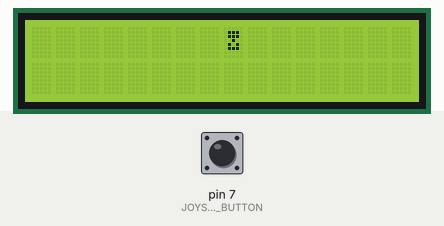
Recording of a sketch running on a simulated Arduino Uno, built with avr-gcc and run on an emulated ATmega328P. Parts: 16×2 character LCD. The test bench sets the inputs (shaded band); at power-on: pin 7 (JOYSTICK_BUTTON) HIGH.

Above: at 1.2 s.
1.3 s: pin 7 (JOYSTICK_BUTTON) pulled LOW for 0.15 s
At 1.9 s:
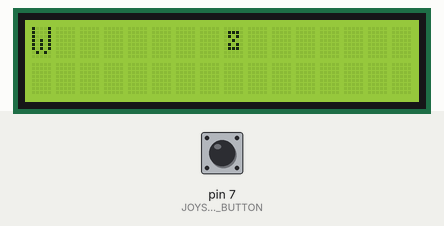
4.0 s: pin 7 (JOYSTICK_BUTTON) pulled LOW for 1 s
At 4.25 s:
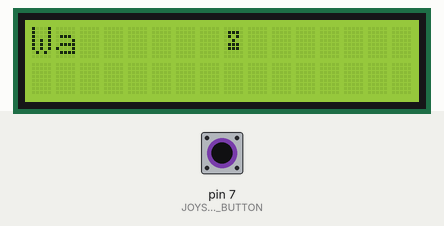
6.5 s: pin 7 (JOYSTICK_BUTTON) pulled LOW for 0.15 s
At 6.9 s:
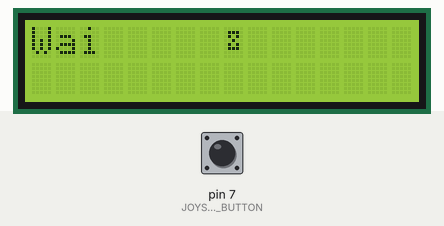
9.0 s: pin 7 (JOYSTICK_BUTTON) pulled LOW for 3.2 s
At 9.4 s:
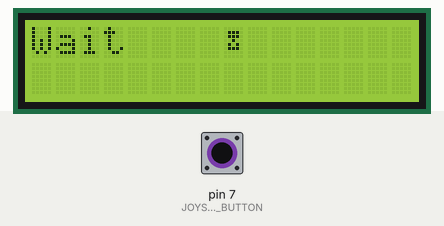
13.7 s: pin 7 (JOYSTICK_BUTTON) pulled LOW for 0.15 s
At 14.4 s:
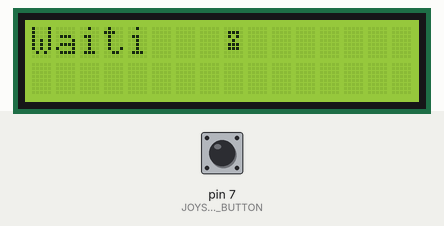
16.5 s: pin 7 (JOYSTICK_BUTTON) pulled LOW for 1 s
At 16.9 s:
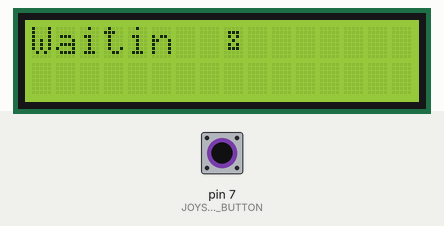
Timing chart, 0 to 19.5 s (numbered marks = the images above; inputs shaded):
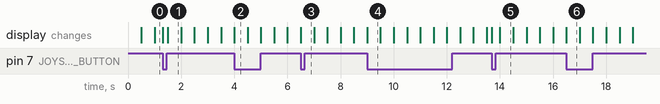

The sketch:

LCD-Arduino-Controller.ino
```cpp
#include <Wire.h>
#include <LiquidCrystal_I2C.h>

#define JOYSTICK_BUTTON 7

LiquidCrystal_I2C lcd(0x27, 16, 2);
const char message[] = "Waiting";
int letterIndex = 0;
bool buttonPressed = false;

// Timing variables
unsigned long lastButtonPress = 0;
const int buttonDebounce = 200;

unsigned long lastAnimationUpdate = 0;
const int animationInterval = 500;
int animationIndex = 0;

// Custom characters for animation
byte time1[8] = {B00000, B01110, B01110, B00100, B01010, B01110, B00000};
byte time0[8] = {B00000, B01110, B01010, B00100, B01010, B01110, B00000};
byte time3[8] = {B00000, B01110, B01010, B00100, B01110, B01110, B00000};
byte time2[8] = {B00000, B01110, B01010, B00100, B01010, B01110, B00000};

void setup() {
    pinMode(JOYSTICK_BUTTON, INPUT_PULLUP);
    lcd.init();
    lcd.backlight();

    // Store custom characters
    lcd.createChar(0, time0);
    lcd.createChar(1, time1);
    lcd.createChar(2, time2);
    lcd.createChar(3, time3);

    lcd.setCursor(0, 0);
}

void loop() {
    unsigned long currentMillis = millis();

    // Handle joystick button press without blocking
    if (digitalRead(JOYSTICK_BUTTON) == LOW && !buttonPressed && (currentMillis - lastButtonPress >= buttonDebounce)) {
        buttonPressed = true;
        lastButtonPress = currentMillis;

        if (letterIndex < strlen(message)) {
            lcd.setCursor(letterIndex, 0);
            lcd.print(message[letterIndex]);  // Display next letter
            letterIndex++;
        } else {
            lcd.clear();  // Reset display when full message is shown
            letterIndex = 0;
        }
    }

    if (digitalRead(JOYSTICK_BUTTON) == HIGH) {
        buttonPressed = false;
    }

    // Handle animation timing separately using millis()
    if (currentMillis - lastAnimationUpdate >= animationInterval) {
        lastAnimationUpdate = currentMillis;

        lcd.setCursor(8, 0);  // Position animation next to text
        lcd.write(byte(animationIndex));  // Display animated character

        animationIndex = (animationIndex + 1) % 4;  // Cycle through custom characters
    }
}
```

Measured:
- after the input at 1.3 s, the display: first changes at once (image 1 shows a later state)
- after the input at 4.0 s, the display: first changes at once (image 2 shows a later state)
- after the input at 6.5 s, the display: first changes at once (image 3 shows a later state)
- after the input at 9.0 s, the display: first changes at once (image 4 shows a later state)
- after the input at 13.7 s, the display: first changes at once (image 5 shows a later state)
- after the input at 16.5 s, the display: first changes at once (image 6 shows a later state)
